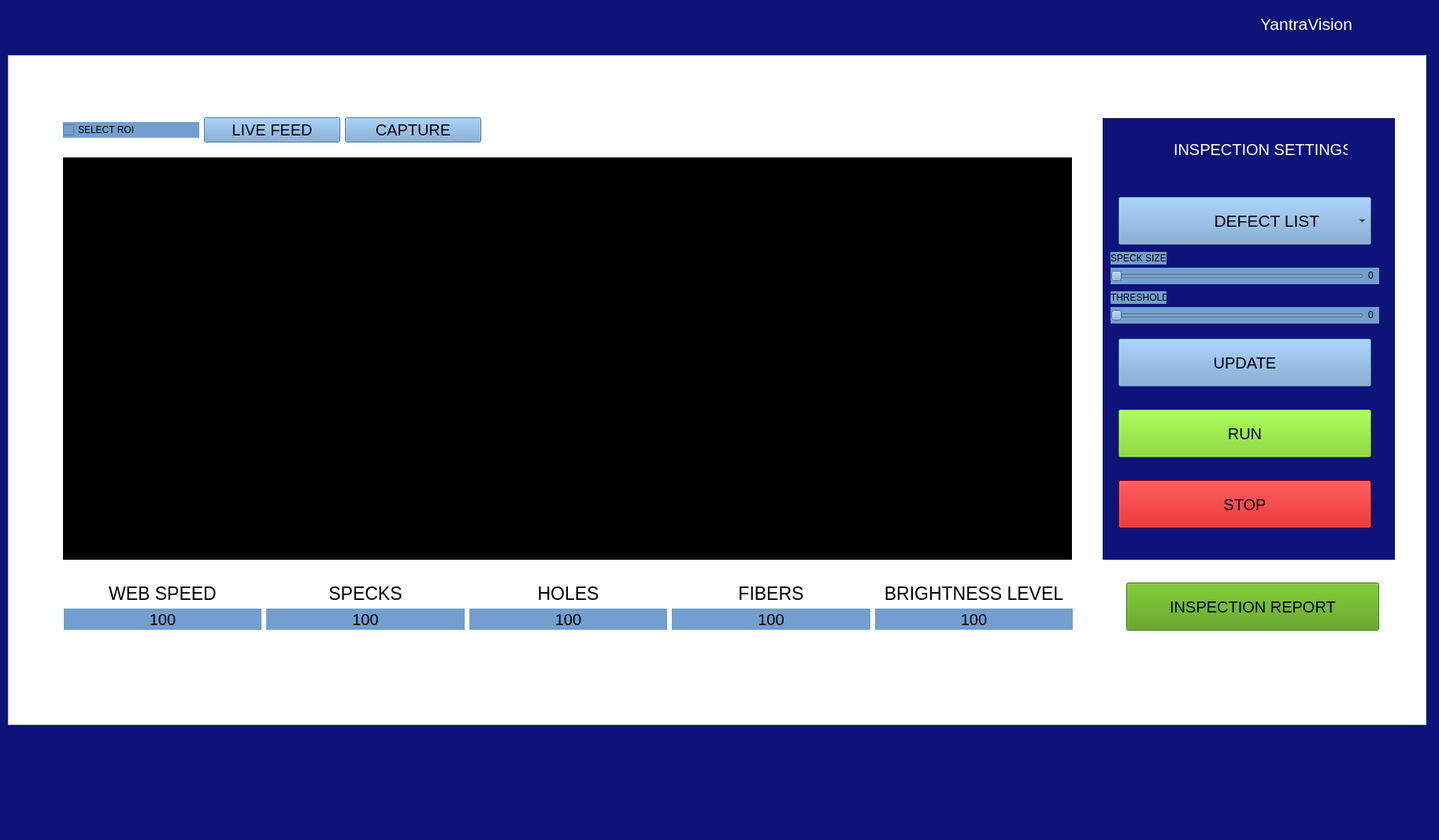
<?xml version="1.0" encoding="UTF-8"?>
<ui version="4.0">
 <class>MainWindow</class>
 <widget class="QMainWindow" name="MainWindow">
  <property name="geometry">
   <rect>
    <x>0</x>
    <y>0</y>
    <width>1827</width>
    <height>1067</height>
   </rect>
  </property>
  <property name="windowTitle">
   <string>MainWindow</string>
  </property>
  <property name="styleSheet">
   <string notr="true">background-color: rgb(14, 19, 122);</string>
  </property>
  <widget class="QWidget" name="centralwidget">
   <widget class="QLabel" name="liveFeed">
    <property name="geometry">
     <rect>
      <x>80</x>
      <y>200</y>
      <width>1281</width>
      <height>511</height>
     </rect>
    </property>
    <property name="styleSheet">
     <string notr="true">background: #000000
</string>
    </property>
    <property name="text">
     <string/>
    </property>
   </widget>
   <widget class="QFrame" name="frame">
    <property name="geometry">
     <rect>
      <x>1400</x>
      <y>150</y>
      <width>371</width>
      <height>561</height>
     </rect>
    </property>
    <property name="styleSheet">
     <string notr="true">background-color: rgb(14, 19, 122);</string>
    </property>
    <property name="frameShape">
     <enum>QFrame::StyledPanel</enum>
    </property>
    <property name="frameShadow">
     <enum>QFrame::Raised</enum>
    </property>
    <widget class="QPushButton" name="test">
     <property name="geometry">
      <rect>
       <x>20</x>
       <y>280</y>
       <width>321</width>
       <height>61</height>
      </rect>
     </property>
     <property name="font">
      <font>
       <pointsize>15</pointsize>
      </font>
     </property>
     <property name="styleSheet">
      <string notr="true">background: rgb(114, 159, 207)</string>
     </property>
     <property name="text">
      <string>UPDATE</string>
     </property>
    </widget>
    <widget class="QLabel" name="label_5">
     <property name="geometry">
      <rect>
       <x>90</x>
       <y>20</y>
       <width>221</width>
       <height>41</height>
      </rect>
     </property>
     <property name="font">
      <font>
       <pointsize>15</pointsize>
      </font>
     </property>
     <property name="text">
      <string>&lt;html&gt;&lt;head/&gt;&lt;body&gt;&lt;p&gt;&lt;span style=&quot; color:#ffffff;&quot;&gt;INSPECTION SETTINGS&lt;/span&gt;&lt;/p&gt;&lt;/body&gt;&lt;/html&gt;</string>
     </property>
    </widget>
    <widget class="QPushButton" name="test_2">
     <property name="geometry">
      <rect>
       <x>20</x>
       <y>370</y>
       <width>321</width>
       <height>61</height>
      </rect>
     </property>
     <property name="font">
      <font>
       <pointsize>15</pointsize>
      </font>
     </property>
     <property name="styleSheet">
      <string notr="true">background-color: rgb(115, 210, 22);</string>
     </property>
     <property name="text">
      <string>RUN</string>
     </property>
    </widget>
    <widget class="QPushButton" name="test_3">
     <property name="geometry">
      <rect>
       <x>20</x>
       <y>460</y>
       <width>321</width>
       <height>61</height>
      </rect>
     </property>
     <property name="font">
      <font>
       <pointsize>15</pointsize>
      </font>
     </property>
     <property name="styleSheet">
      <string notr="true">background-color: rgb(204, 0, 0);</string>
     </property>
     <property name="text">
      <string>STOP</string>
     </property>
    </widget>
    <widget class="QComboBox" name="comboBox">
     <property name="geometry">
      <rect>
       <x>20</x>
       <y>100</y>
       <width>321</width>
       <height>61</height>
      </rect>
     </property>
     <property name="font">
      <font>
       <pointsize>16</pointsize>
      </font>
     </property>
     <property name="styleSheet">
      <string notr="true">selection-background-color: rgb(114, 159, 207);
background-color: rgb(114, 159, 207);
</string>
     </property>
     <property name="currentText">
      <string>                    DEFECT LIST</string>
     </property>
     <item>
      <property name="text">
       <string>                    DEFECT LIST</string>
      </property>
     </item>
     <item>
      <property name="text">
       <string>                    SPECKS</string>
      </property>
     </item>
     <item>
      <property name="text">
       <string>                    HOLES</string>
      </property>
     </item>
     <item>
      <property name="text">
       <string>                    FIBER</string>
      </property>
     </item>
     <item>
      <property name="text">
       <string>                    ALL</string>
      </property>
     </item>
    </widget>
    <widget class="QLabel" name="label_4">
     <property name="geometry">
      <rect>
       <x>10</x>
       <y>170</y>
       <width>71</width>
       <height>16</height>
      </rect>
     </property>
     <property name="styleSheet">
      <string notr="true">background-color: rgb(114, 159, 207);</string>
     </property>
     <property name="text">
      <string>&lt;html&gt;&lt;head/&gt;&lt;body&gt;&lt;p align=&quot;center&quot;&gt;&lt;span style=&quot; font-size:9pt;&quot;&gt;SPECK SIZE&lt;/span&gt;&lt;/p&gt;&lt;/body&gt;&lt;/html&gt;</string>
     </property>
     <property name="textFormat">
      <enum>Qt::RichText</enum>
     </property>
    </widget>
    <widget class="QSlider" name="speck_size_slider">
     <property name="geometry">
      <rect>
       <x>10</x>
       <y>190</y>
       <width>321</width>
       <height>21</height>
      </rect>
     </property>
     <property name="palette">
      <palette>
       <active>
        <colorrole role="Button">
         <brush brushstyle="SolidPattern">
          <color alpha="255">
           <red>114</red>
           <green>159</green>
           <blue>207</blue>
          </color>
         </brush>
        </colorrole>
        <colorrole role="Base">
         <brush brushstyle="SolidPattern">
          <color alpha="255">
           <red>114</red>
           <green>159</green>
           <blue>207</blue>
          </color>
         </brush>
        </colorrole>
        <colorrole role="Window">
         <brush brushstyle="SolidPattern">
          <color alpha="255">
           <red>114</red>
           <green>159</green>
           <blue>207</blue>
          </color>
         </brush>
        </colorrole>
       </active>
       <inactive>
        <colorrole role="Button">
         <brush brushstyle="SolidPattern">
          <color alpha="255">
           <red>114</red>
           <green>159</green>
           <blue>207</blue>
          </color>
         </brush>
        </colorrole>
        <colorrole role="Base">
         <brush brushstyle="SolidPattern">
          <color alpha="255">
           <red>114</red>
           <green>159</green>
           <blue>207</blue>
          </color>
         </brush>
        </colorrole>
        <colorrole role="Window">
         <brush brushstyle="SolidPattern">
          <color alpha="255">
           <red>114</red>
           <green>159</green>
           <blue>207</blue>
          </color>
         </brush>
        </colorrole>
       </inactive>
       <disabled>
        <colorrole role="Button">
         <brush brushstyle="SolidPattern">
          <color alpha="255">
           <red>114</red>
           <green>159</green>
           <blue>207</blue>
          </color>
         </brush>
        </colorrole>
        <colorrole role="Base">
         <brush brushstyle="SolidPattern">
          <color alpha="255">
           <red>114</red>
           <green>159</green>
           <blue>207</blue>
          </color>
         </brush>
        </colorrole>
        <colorrole role="Window">
         <brush brushstyle="SolidPattern">
          <color alpha="255">
           <red>114</red>
           <green>159</green>
           <blue>207</blue>
          </color>
         </brush>
        </colorrole>
       </disabled>
      </palette>
     </property>
     <property name="mouseTracking">
      <bool>true</bool>
     </property>
     <property name="tabletTracking">
      <bool>false</bool>
     </property>
     <property name="styleSheet">
      <string notr="true">background-color: rgb(114, 159, 207);</string>
     </property>
     <property name="maximum">
      <number>99</number>
     </property>
     <property name="orientation">
      <enum>Qt::Horizontal</enum>
     </property>
    </widget>
    <widget class="QLabel" name="label_9">
     <property name="geometry">
      <rect>
       <x>10</x>
       <y>220</y>
       <width>71</width>
       <height>16</height>
      </rect>
     </property>
     <property name="styleSheet">
      <string notr="true">background-color: rgb(114, 159, 207);</string>
     </property>
     <property name="text">
      <string>&lt;html&gt;&lt;head/&gt;&lt;body&gt;&lt;p align=&quot;center&quot;&gt;&lt;span style=&quot; font-size:9pt;&quot;&gt;THRESHOLD&lt;/span&gt;&lt;/p&gt;&lt;/body&gt;&lt;/html&gt;</string>
     </property>
    </widget>
    <widget class="QSlider" name="threshold_slider">
     <property name="geometry">
      <rect>
       <x>10</x>
       <y>240</y>
       <width>321</width>
       <height>21</height>
      </rect>
     </property>
     <property name="palette">
      <palette>
       <active>
        <colorrole role="WindowText">
         <brush brushstyle="SolidPattern">
          <color alpha="255">
           <red>0</red>
           <green>0</green>
           <blue>0</blue>
          </color>
         </brush>
        </colorrole>
        <colorrole role="Button">
         <brush brushstyle="SolidPattern">
          <color alpha="255">
           <red>114</red>
           <green>159</green>
           <blue>207</blue>
          </color>
         </brush>
        </colorrole>
        <colorrole role="Light">
         <brush brushstyle="SolidPattern">
          <color alpha="255">
           <red>196</red>
           <green>225</green>
           <blue>255</blue>
          </color>
         </brush>
        </colorrole>
        <colorrole role="Midlight">
         <brush brushstyle="SolidPattern">
          <color alpha="255">
           <red>155</red>
           <green>192</green>
           <blue>231</blue>
          </color>
         </brush>
        </colorrole>
        <colorrole role="Dark">
         <brush brushstyle="SolidPattern">
          <color alpha="255">
           <red>57</red>
           <green>79</green>
           <blue>103</blue>
          </color>
         </brush>
        </colorrole>
        <colorrole role="Mid">
         <brush brushstyle="SolidPattern">
          <color alpha="255">
           <red>76</red>
           <green>106</green>
           <blue>138</blue>
          </color>
         </brush>
        </colorrole>
        <colorrole role="Text">
         <brush brushstyle="SolidPattern">
          <color alpha="255">
           <red>0</red>
           <green>0</green>
           <blue>0</blue>
          </color>
         </brush>
        </colorrole>
        <colorrole role="BrightText">
         <brush brushstyle="SolidPattern">
          <color alpha="255">
           <red>255</red>
           <green>255</green>
           <blue>255</blue>
          </color>
         </brush>
        </colorrole>
        <colorrole role="ButtonText">
         <brush brushstyle="SolidPattern">
          <color alpha="255">
           <red>0</red>
           <green>0</green>
           <blue>0</blue>
          </color>
         </brush>
        </colorrole>
        <colorrole role="Base">
         <brush brushstyle="SolidPattern">
          <color alpha="255">
           <red>114</red>
           <green>159</green>
           <blue>207</blue>
          </color>
         </brush>
        </colorrole>
        <colorrole role="Window">
         <brush brushstyle="SolidPattern">
          <color alpha="255">
           <red>114</red>
           <green>159</green>
           <blue>207</blue>
          </color>
         </brush>
        </colorrole>
        <colorrole role="Shadow">
         <brush brushstyle="SolidPattern">
          <color alpha="255">
           <red>0</red>
           <green>0</green>
           <blue>0</blue>
          </color>
         </brush>
        </colorrole>
        <colorrole role="AlternateBase">
         <brush brushstyle="SolidPattern">
          <color alpha="255">
           <red>184</red>
           <green>207</green>
           <blue>231</blue>
          </color>
         </brush>
        </colorrole>
        <colorrole role="ToolTipBase">
         <brush brushstyle="SolidPattern">
          <color alpha="255">
           <red>255</red>
           <green>255</green>
           <blue>220</blue>
          </color>
         </brush>
        </colorrole>
        <colorrole role="ToolTipText">
         <brush brushstyle="SolidPattern">
          <color alpha="255">
           <red>0</red>
           <green>0</green>
           <blue>0</blue>
          </color>
         </brush>
        </colorrole>
        <colorrole role="PlaceholderText">
         <brush brushstyle="SolidPattern">
          <color alpha="128">
           <red>0</red>
           <green>0</green>
           <blue>0</blue>
          </color>
         </brush>
        </colorrole>
       </active>
       <inactive>
        <colorrole role="WindowText">
         <brush brushstyle="SolidPattern">
          <color alpha="255">
           <red>0</red>
           <green>0</green>
           <blue>0</blue>
          </color>
         </brush>
        </colorrole>
        <colorrole role="Button">
         <brush brushstyle="SolidPattern">
          <color alpha="255">
           <red>114</red>
           <green>159</green>
           <blue>207</blue>
          </color>
         </brush>
        </colorrole>
        <colorrole role="Light">
         <brush brushstyle="SolidPattern">
          <color alpha="255">
           <red>196</red>
           <green>225</green>
           <blue>255</blue>
          </color>
         </brush>
        </colorrole>
        <colorrole role="Midlight">
         <brush brushstyle="SolidPattern">
          <color alpha="255">
           <red>155</red>
           <green>192</green>
           <blue>231</blue>
          </color>
         </brush>
        </colorrole>
        <colorrole role="Dark">
         <brush brushstyle="SolidPattern">
          <color alpha="255">
           <red>57</red>
           <green>79</green>
           <blue>103</blue>
          </color>
         </brush>
        </colorrole>
        <colorrole role="Mid">
         <brush brushstyle="SolidPattern">
          <color alpha="255">
           <red>76</red>
           <green>106</green>
           <blue>138</blue>
          </color>
         </brush>
        </colorrole>
        <colorrole role="Text">
         <brush brushstyle="SolidPattern">
          <color alpha="255">
           <red>0</red>
           <green>0</green>
           <blue>0</blue>
          </color>
         </brush>
        </colorrole>
        <colorrole role="BrightText">
         <brush brushstyle="SolidPattern">
          <color alpha="255">
           <red>255</red>
           <green>255</green>
           <blue>255</blue>
          </color>
         </brush>
        </colorrole>
        <colorrole role="ButtonText">
         <brush brushstyle="SolidPattern">
          <color alpha="255">
           <red>0</red>
           <green>0</green>
           <blue>0</blue>
          </color>
         </brush>
        </colorrole>
        <colorrole role="Base">
         <brush brushstyle="SolidPattern">
          <color alpha="255">
           <red>114</red>
           <green>159</green>
           <blue>207</blue>
          </color>
         </brush>
        </colorrole>
        <colorrole role="Window">
         <brush brushstyle="SolidPattern">
          <color alpha="255">
           <red>114</red>
           <green>159</green>
           <blue>207</blue>
          </color>
         </brush>
        </colorrole>
        <colorrole role="Shadow">
         <brush brushstyle="SolidPattern">
          <color alpha="255">
           <red>0</red>
           <green>0</green>
           <blue>0</blue>
          </color>
         </brush>
        </colorrole>
        <colorrole role="AlternateBase">
         <brush brushstyle="SolidPattern">
          <color alpha="255">
           <red>184</red>
           <green>207</green>
           <blue>231</blue>
          </color>
         </brush>
        </colorrole>
        <colorrole role="ToolTipBase">
         <brush brushstyle="SolidPattern">
          <color alpha="255">
           <red>255</red>
           <green>255</green>
           <blue>220</blue>
          </color>
         </brush>
        </colorrole>
        <colorrole role="ToolTipText">
         <brush brushstyle="SolidPattern">
          <color alpha="255">
           <red>0</red>
           <green>0</green>
           <blue>0</blue>
          </color>
         </brush>
        </colorrole>
        <colorrole role="PlaceholderText">
         <brush brushstyle="SolidPattern">
          <color alpha="128">
           <red>0</red>
           <green>0</green>
           <blue>0</blue>
          </color>
         </brush>
        </colorrole>
       </inactive>
       <disabled>
        <colorrole role="WindowText">
         <brush brushstyle="SolidPattern">
          <color alpha="255">
           <red>57</red>
           <green>79</green>
           <blue>103</blue>
          </color>
         </brush>
        </colorrole>
        <colorrole role="Button">
         <brush brushstyle="SolidPattern">
          <color alpha="255">
           <red>114</red>
           <green>159</green>
           <blue>207</blue>
          </color>
         </brush>
        </colorrole>
        <colorrole role="Light">
         <brush brushstyle="SolidPattern">
          <color alpha="255">
           <red>196</red>
           <green>225</green>
           <blue>255</blue>
          </color>
         </brush>
        </colorrole>
        <colorrole role="Midlight">
         <brush brushstyle="SolidPattern">
          <color alpha="255">
           <red>155</red>
           <green>192</green>
           <blue>231</blue>
          </color>
         </brush>
        </colorrole>
        <colorrole role="Dark">
         <brush brushstyle="SolidPattern">
          <color alpha="255">
           <red>57</red>
           <green>79</green>
           <blue>103</blue>
          </color>
         </brush>
        </colorrole>
        <colorrole role="Mid">
         <brush brushstyle="SolidPattern">
          <color alpha="255">
           <red>76</red>
           <green>106</green>
           <blue>138</blue>
          </color>
         </brush>
        </colorrole>
        <colorrole role="Text">
         <brush brushstyle="SolidPattern">
          <color alpha="255">
           <red>57</red>
           <green>79</green>
           <blue>103</blue>
          </color>
         </brush>
        </colorrole>
        <colorrole role="BrightText">
         <brush brushstyle="SolidPattern">
          <color alpha="255">
           <red>255</red>
           <green>255</green>
           <blue>255</blue>
          </color>
         </brush>
        </colorrole>
        <colorrole role="ButtonText">
         <brush brushstyle="SolidPattern">
          <color alpha="255">
           <red>57</red>
           <green>79</green>
           <blue>103</blue>
          </color>
         </brush>
        </colorrole>
        <colorrole role="Base">
         <brush brushstyle="SolidPattern">
          <color alpha="255">
           <red>114</red>
           <green>159</green>
           <blue>207</blue>
          </color>
         </brush>
        </colorrole>
        <colorrole role="Window">
         <brush brushstyle="SolidPattern">
          <color alpha="255">
           <red>114</red>
           <green>159</green>
           <blue>207</blue>
          </color>
         </brush>
        </colorrole>
        <colorrole role="Shadow">
         <brush brushstyle="SolidPattern">
          <color alpha="255">
           <red>0</red>
           <green>0</green>
           <blue>0</blue>
          </color>
         </brush>
        </colorrole>
        <colorrole role="AlternateBase">
         <brush brushstyle="SolidPattern">
          <color alpha="255">
           <red>114</red>
           <green>159</green>
           <blue>207</blue>
          </color>
         </brush>
        </colorrole>
        <colorrole role="ToolTipBase">
         <brush brushstyle="SolidPattern">
          <color alpha="255">
           <red>255</red>
           <green>255</green>
           <blue>220</blue>
          </color>
         </brush>
        </colorrole>
        <colorrole role="ToolTipText">
         <brush brushstyle="SolidPattern">
          <color alpha="255">
           <red>0</red>
           <green>0</green>
           <blue>0</blue>
          </color>
         </brush>
        </colorrole>
        <colorrole role="PlaceholderText">
         <brush brushstyle="SolidPattern">
          <color alpha="128">
           <red>0</red>
           <green>0</green>
           <blue>0</blue>
          </color>
         </brush>
        </colorrole>
       </disabled>
      </palette>
     </property>
     <property name="mouseTracking">
      <bool>true</bool>
     </property>
     <property name="tabletTracking">
      <bool>false</bool>
     </property>
     <property name="styleSheet">
      <string notr="true">background-color: rgb(114, 159, 207);
font: 11pt &quot;Ubuntu&quot;;</string>
     </property>
     <property name="maximum">
      <number>99</number>
     </property>
     <property name="orientation">
      <enum>Qt::Horizontal</enum>
     </property>
    </widget>
    <widget class="QLabel" name="label_10">
     <property name="geometry">
      <rect>
       <x>330</x>
       <y>190</y>
       <width>21</width>
       <height>21</height>
      </rect>
     </property>
     <property name="styleSheet">
      <string notr="true">background-color: rgb(114, 159, 207);</string>
     </property>
     <property name="text">
      <string>&lt;html&gt;&lt;head/&gt;&lt;body&gt;&lt;p align=&quot;center&quot;&gt;0&lt;/p&gt;&lt;/body&gt;&lt;/html&gt;</string>
     </property>
    </widget>
    <widget class="QLabel" name="label_11">
     <property name="geometry">
      <rect>
       <x>330</x>
       <y>240</y>
       <width>21</width>
       <height>21</height>
      </rect>
     </property>
     <property name="styleSheet">
      <string notr="true">background-color: rgb(114, 159, 207);</string>
     </property>
     <property name="text">
      <string>&lt;html&gt;&lt;head/&gt;&lt;body&gt;&lt;p align=&quot;center&quot;&gt;0&lt;/p&gt;&lt;/body&gt;&lt;/html&gt;</string>
     </property>
    </widget>
   </widget>
   <widget class="QFrame" name="frame_2">
    <property name="geometry">
     <rect>
      <x>10</x>
      <y>70</y>
      <width>1801</width>
      <height>851</height>
     </rect>
    </property>
    <property name="styleSheet">
     <string notr="true">background-color: rgb(255, 255, 255);</string>
    </property>
    <property name="frameShape">
     <enum>QFrame::StyledPanel</enum>
    </property>
    <property name="frameShadow">
     <enum>QFrame::Raised</enum>
    </property>
    <widget class="QPushButton" name="inspection_report_button">
     <property name="geometry">
      <rect>
       <x>1420</x>
       <y>670</y>
       <width>321</width>
       <height>61</height>
      </rect>
     </property>
     <property name="font">
      <font>
       <pointsize>15</pointsize>
      </font>
     </property>
     <property name="styleSheet">
      <string notr="true">background-color: rgb(78, 154, 6);</string>
     </property>
     <property name="text">
      <string>INSPECTION REPORT</string>
     </property>
    </widget>
    <widget class="QWidget" name="layoutWidget">
     <property name="geometry">
      <rect>
       <x>71</x>
       <y>670</y>
       <width>1281</width>
       <height>60</height>
      </rect>
     </property>
     <layout class="QHBoxLayout" name="horizontalLayout">
      <item>
       <layout class="QVBoxLayout" name="verticalLayout">
        <item>
         <widget class="QLabel" name="label_3">
          <property name="font">
           <font>
            <pointsize>17</pointsize>
           </font>
          </property>
          <property name="styleSheet">
           <string notr="true">background:rgb(255,255,255)</string>
          </property>
          <property name="text">
           <string>WEB SPEED</string>
          </property>
          <property name="alignment">
           <set>Qt::AlignCenter</set>
          </property>
         </widget>
        </item>
        <item>
         <widget class="QLabel" name="pass_3">
          <property name="font">
           <font>
            <pointsize>15</pointsize>
           </font>
          </property>
          <property name="styleSheet">
           <string notr="true">background:rgb(114, 159, 207)</string>
          </property>
          <property name="text">
           <string>100</string>
          </property>
          <property name="alignment">
           <set>Qt::AlignCenter</set>
          </property>
         </widget>
        </item>
       </layout>
      </item>
      <item>
       <layout class="QVBoxLayout" name="verticalLayout_2">
        <item>
         <widget class="QLabel" name="label_6">
          <property name="font">
           <font>
            <pointsize>17</pointsize>
           </font>
          </property>
          <property name="styleSheet">
           <string notr="true">background:rgb(255,255,255)</string>
          </property>
          <property name="text">
           <string>SPECKS</string>
          </property>
          <property name="alignment">
           <set>Qt::AlignCenter</set>
          </property>
         </widget>
        </item>
        <item>
         <widget class="QLabel" name="pass_4">
          <property name="font">
           <font>
            <pointsize>15</pointsize>
           </font>
          </property>
          <property name="styleSheet">
           <string notr="true">background:rgb(114, 159, 207)</string>
          </property>
          <property name="text">
           <string>100</string>
          </property>
          <property name="alignment">
           <set>Qt::AlignCenter</set>
          </property>
         </widget>
        </item>
       </layout>
      </item>
      <item>
       <layout class="QVBoxLayout" name="verticalLayout_3">
        <item>
         <widget class="QLabel" name="label_2">
          <property name="font">
           <font>
            <pointsize>17</pointsize>
           </font>
          </property>
          <property name="styleSheet">
           <string notr="true">background:rgb(255,255,255)</string>
          </property>
          <property name="text">
           <string>HOLES</string>
          </property>
          <property name="alignment">
           <set>Qt::AlignCenter</set>
          </property>
         </widget>
        </item>
        <item>
         <widget class="QLabel" name="pass_5">
          <property name="font">
           <font>
            <pointsize>15</pointsize>
           </font>
          </property>
          <property name="styleSheet">
           <string notr="true">background:rgb(114, 159, 207)</string>
          </property>
          <property name="text">
           <string>100</string>
          </property>
          <property name="alignment">
           <set>Qt::AlignCenter</set>
          </property>
         </widget>
        </item>
       </layout>
      </item>
      <item>
       <layout class="QVBoxLayout" name="verticalLayout_4">
        <item>
         <widget class="QLabel" name="label_7">
          <property name="font">
           <font>
            <pointsize>17</pointsize>
           </font>
          </property>
          <property name="styleSheet">
           <string notr="true">background:rgb(255,255,255)</string>
          </property>
          <property name="text">
           <string>FIBERS</string>
          </property>
          <property name="alignment">
           <set>Qt::AlignCenter</set>
          </property>
         </widget>
        </item>
        <item>
         <widget class="QLabel" name="pass_6">
          <property name="font">
           <font>
            <pointsize>15</pointsize>
           </font>
          </property>
          <property name="styleSheet">
           <string notr="true">background:rgb(114, 159, 207)</string>
          </property>
          <property name="text">
           <string>100</string>
          </property>
          <property name="alignment">
           <set>Qt::AlignCenter</set>
          </property>
         </widget>
        </item>
       </layout>
      </item>
      <item>
       <layout class="QVBoxLayout" name="verticalLayout_5">
        <item>
         <widget class="QLabel" name="label_8">
          <property name="font">
           <font>
            <pointsize>17</pointsize>
           </font>
          </property>
          <property name="styleSheet">
           <string notr="true">background:rgb(255,255,255)</string>
          </property>
          <property name="text">
           <string>BRIGHTNESS LEVEL</string>
          </property>
          <property name="alignment">
           <set>Qt::AlignCenter</set>
          </property>
         </widget>
        </item>
        <item>
         <widget class="QLabel" name="pass_7">
          <property name="font">
           <font>
            <pointsize>15</pointsize>
           </font>
          </property>
          <property name="styleSheet">
           <string notr="true">background:rgb(114, 159, 207)</string>
          </property>
          <property name="text">
           <string>100</string>
          </property>
          <property name="alignment">
           <set>Qt::AlignCenter</set>
          </property>
         </widget>
        </item>
       </layout>
      </item>
     </layout>
    </widget>
    <widget class="QWidget" name="layoutWidget">
     <property name="geometry">
      <rect>
       <x>70</x>
       <y>60</y>
       <width>531</width>
       <height>71</height>
      </rect>
     </property>
     <layout class="QHBoxLayout" name="horizontalLayout_4">
      <item>
       <widget class="QCheckBox" name="select_roi">
        <property name="styleSheet">
         <string notr="true">font: 16pt &quot;Ubuntu&quot;;
background: rgb(114, 159, 207)</string>
        </property>
        <property name="text">
         <string>SELECT ROI</string>
        </property>
       </widget>
      </item>
      <item>
       <widget class="QPushButton" name="live_feed">
        <property name="font">
         <font>
          <pointsize>15</pointsize>
         </font>
        </property>
        <property name="styleSheet">
         <string notr="true">background: rgb(114, 159, 207)</string>
        </property>
        <property name="text">
         <string>LIVE FEED</string>
        </property>
       </widget>
      </item>
      <item>
       <widget class="QPushButton" name="capture_button">
        <property name="font">
         <font>
          <pointsize>15</pointsize>
         </font>
        </property>
        <property name="styleSheet">
         <string notr="true">background: rgb(114, 159, 207)</string>
        </property>
        <property name="text">
         <string>CAPTURE</string>
        </property>
       </widget>
      </item>
     </layout>
    </widget>
   </widget>
   <widget class="QLabel" name="company_logo">
    <property name="geometry">
     <rect>
      <x>1600</x>
      <y>10</y>
      <width>131</width>
      <height>41</height>
     </rect>
    </property>
    <property name="text">
     <string>&lt;html&gt;&lt;head/&gt;&lt;body&gt;&lt;p&gt;&lt;span style=&quot; font-size:16pt; color:#ffffff;&quot;&gt;YantraVision&lt;/span&gt;&lt;/p&gt;&lt;/body&gt;&lt;/html&gt;</string>
    </property>
   </widget>
   <zorder>frame_2</zorder>
   <zorder>liveFeed</zorder>
   <zorder>frame</zorder>
   <zorder>company_logo</zorder>
  </widget>
  <widget class="QStatusBar" name="statusbar"/>
 </widget>
 <resources/>
 <connections>
  <connection>
   <sender>speck_size_slider</sender>
   <signal>valueChanged(int)</signal>
   <receiver>label_10</receiver>
   <slot>setNum(int)</slot>
   <hints>
    <hint type="sourcelabel">
     <x>1691</x>
     <y>375</y>
    </hint>
    <hint type="destinationlabel">
     <x>1750</x>
     <y>373</y>
    </hint>
   </hints>
  </connection>
  <connection>
   <sender>threshold_slider</sender>
   <signal>valueChanged(int)</signal>
   <receiver>label_11</receiver>
   <slot>setNum(int)</slot>
   <hints>
    <hint type="sourcelabel">
     <x>1644</x>
     <y>423</y>
    </hint>
    <hint type="destinationlabel">
     <x>1750</x>
     <y>419</y>
    </hint>
   </hints>
  </connection>
 </connections>
</ui>
